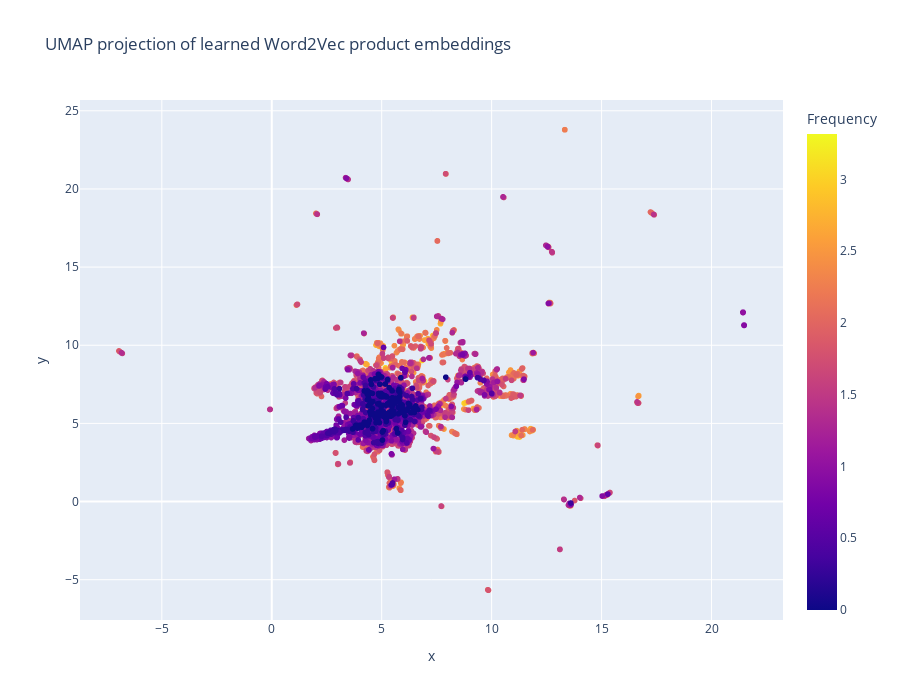

Here is the notebook cell this chart was saved with:
### Code cell
fig = px.scatter(emb_df, x='x', y='y', 
                 hover_name='Description', 
                 color='Frequency',
                 width=900, 
                 height=700, 
                 title="UMAP projection of learned Word2Vec product embeddings"
                )
fig.show()

### Figure 1 — Plotly figure (JSON) as saved in the notebook; plotly's stock layout.template omitted (floating-point values rounded to 4 significant figures; data arrays with more than 128 entries replaced by an {"elided": "..."} marker saying what was removed)
{"data": [{"hovertemplate": "<b>%{hovertext}</b><br><br>x=%{x}<br>y=%{y}<br>Frequency=%{marker.color}<extra></extra>", "hovertext": {"elided": "3682 str values"}, "legendgroup": "", "marker": {"color": {"elided": "3682 float values"}, "coloraxis": "coloraxis", "symbol": "circle"}, "mode": "markers", "name": "", "showlegend": false, "type": "scattergl", "x": {"elided": "3682 float values"}, "xaxis": "x", "y": {"elided": "3682 float values"}, "yaxis": "y"}], "layout": {"coloraxis": {"colorbar": {"title": {"text": "Frequency"}}, "colorscale": [[0, "#0d0887"], [0.1111, "#46039f"], [0.2222, "#7201a8"], [0.3333, "#9c179e"], [0.4444, "#bd3786"], [0.5556, "#d8576b"], [0.6667, "#ed7953"], [0.7778, "#fb9f3a"], [0.8889, "#fdca26"], [1, "#f0f921"]]}, "height": 700, "legend": {"tracegroupgap": 0}, "title": {"text": "UMAP projection of learned Word2Vec product embeddings"}, "width": 900, "xaxis": {"anchor": "y", "domain": [0, 1], "title": {"text": "x"}}, "yaxis": {"anchor": "x", "domain": [0, 1], "title": {"text": "y"}}}}
